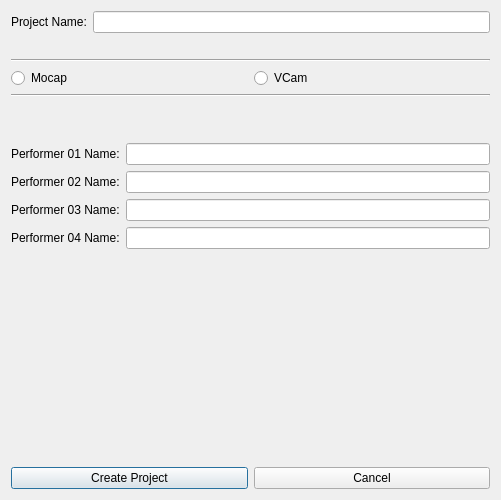
<?xml version="1.0" encoding="UTF-8"?>
<ui version="4.0">
 <class>mocapProjectCreator</class>
 <widget class="QDialog" name="mocapProjectCreator">
  <property name="geometry">
   <rect>
    <x>0</x>
    <y>0</y>
    <width>501</width>
    <height>500</height>
   </rect>
  </property>
  <property name="windowTitle">
   <string>Dialog</string>
  </property>
  <layout class="QGridLayout" name="gridLayout_2">
   <item row="0" column="0">
    <layout class="QGridLayout" name="gridLayout">
     <item row="1" column="0">
      <spacer name="verticalSpacer">
       <property name="orientation">
        <enum>Qt::Vertical</enum>
       </property>
       <property name="sizeHint" stdset="0">
        <size>
         <width>20</width>
         <height>40</height>
        </size>
       </property>
      </spacer>
     </item>
     <item row="2" column="0">
      <layout class="QHBoxLayout" name="horizontalLayout_6">
       <item>
        <widget class="QPushButton" name="create_btn">
         <property name="text">
          <string>Create Project</string>
         </property>
        </widget>
       </item>
       <item>
        <widget class="QPushButton" name="cancel_btn">
         <property name="text">
          <string>Cancel</string>
         </property>
        </widget>
       </item>
      </layout>
     </item>
     <item row="0" column="0">
      <layout class="QVBoxLayout" name="verticalLayout">
       <item>
        <layout class="QHBoxLayout" name="horizontalLayout">
         <item>
          <widget class="QLabel" name="projectName_label">
           <property name="text">
            <string>Project Name:</string>
           </property>
          </widget>
         </item>
         <item>
          <widget class="QLineEdit" name="projectName_lineEdit"/>
         </item>
        </layout>
       </item>
       <item>
        <spacer name="horizontalSpacer">
         <property name="orientation">
          <enum>Qt::Horizontal</enum>
         </property>
         <property name="sizeHint" stdset="0">
          <size>
           <width>40</width>
           <height>20</height>
          </size>
         </property>
        </spacer>
       </item>
       <item>
        <widget class="Line" name="line_2">
         <property name="orientation">
          <enum>Qt::Horizontal</enum>
         </property>
        </widget>
       </item>
       <item>
        <layout class="QHBoxLayout" name="horizontalLayout_7">
         <item>
          <widget class="QRadioButton" name="mocap_radBtn">
           <property name="text">
            <string>Mocap</string>
           </property>
          </widget>
         </item>
         <item>
          <widget class="QRadioButton" name="vcam_radBtn">
           <property name="text">
            <string>VCam</string>
           </property>
          </widget>
         </item>
        </layout>
       </item>
       <item>
        <widget class="Line" name="line">
         <property name="orientation">
          <enum>Qt::Horizontal</enum>
         </property>
        </widget>
       </item>
       <item>
        <spacer name="verticalSpacer_2">
         <property name="orientation">
          <enum>Qt::Vertical</enum>
         </property>
         <property name="sizeHint" stdset="0">
          <size>
           <width>20</width>
           <height>40</height>
          </size>
         </property>
        </spacer>
       </item>
       <item>
        <layout class="QHBoxLayout" name="horizontalLayout_2">
         <item>
          <widget class="QLabel" name="performer01_label">
           <property name="text">
            <string>Performer 01 Name:</string>
           </property>
          </widget>
         </item>
         <item>
          <widget class="QLineEdit" name="performer01_lineEdit"/>
         </item>
        </layout>
       </item>
       <item>
        <layout class="QHBoxLayout" name="horizontalLayout_3">
         <item>
          <widget class="QLabel" name="performer02_label">
           <property name="text">
            <string>Performer 02 Name:</string>
           </property>
          </widget>
         </item>
         <item>
          <widget class="QLineEdit" name="performer02_lineEdit"/>
         </item>
        </layout>
       </item>
       <item>
        <layout class="QHBoxLayout" name="horizontalLayout_4">
         <item>
          <widget class="QLabel" name="performer03_label">
           <property name="text">
            <string>Performer 03 Name:</string>
           </property>
          </widget>
         </item>
         <item>
          <widget class="QLineEdit" name="performer03_lineEdit"/>
         </item>
        </layout>
       </item>
       <item>
        <layout class="QHBoxLayout" name="horizontalLayout_5">
         <item>
          <widget class="QLabel" name="performer04_label">
           <property name="text">
            <string>Performer 04 Name:</string>
           </property>
          </widget>
         </item>
         <item>
          <widget class="QLineEdit" name="performer04_lineEdit"/>
         </item>
        </layout>
       </item>
      </layout>
     </item>
    </layout>
   </item>
  </layout>
  <zorder>projectName_lineEdit</zorder>
  <zorder>projectName_label</zorder>
  <zorder>performer01_label</zorder>
  <zorder>performer01_lineEdit</zorder>
  <zorder>performer01_lineEdit</zorder>
  <zorder>performer02_label</zorder>
  <zorder>performer02_lineEdit</zorder>
  <zorder>create_btn</zorder>
  <zorder>cancel_btn</zorder>
  <zorder>line</zorder>
  <zorder>performer03_label</zorder>
  <zorder>performer03_lineEdit</zorder>
  <zorder>performer04_lineEdit</zorder>
  <zorder>performer04_label</zorder>
  <zorder>cancel_btn</zorder>
  <zorder></zorder>
  <zorder>projectName_lineEdit</zorder>
 </widget>
 <resources/>
 <connections/>
</ui>
